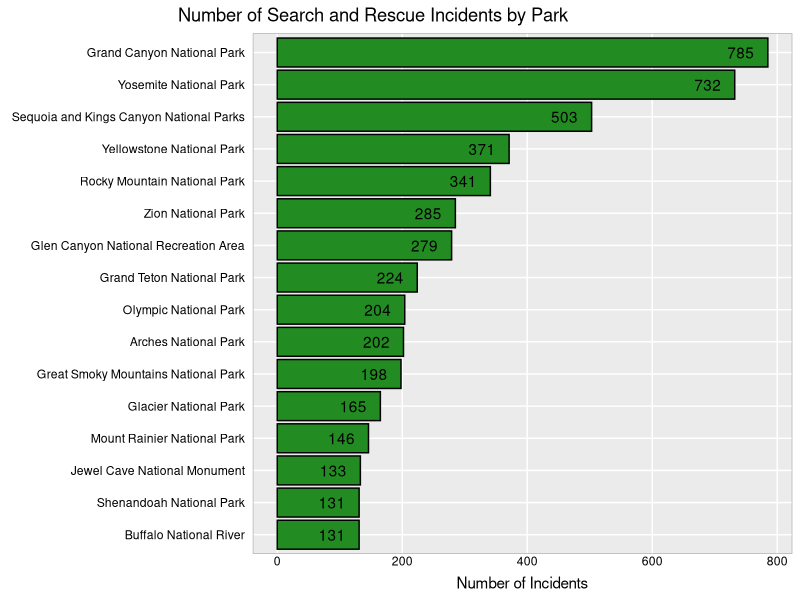

Write R code to recreate this figure. (Note: this script raises an error after producing the figure.)
## ---- chunk 1
#| include: false
library(tidyverse)
library(ggplot2)
## ---- chunk 2
#| echo: false
hw <- theme_gray()+ theme(
  plot.title=element_text(hjust=-0.5),
  plot.subtitle=element_text(hjust=0.5),
  plot.caption=element_text(hjust=-.5),
  
  strip.text.y = element_blank(),
  strip.background=element_rect(fill=rgb(.9,.95,1),
                                colour=gray(.5), linewidth =.2),
  
  panel.border=element_rect(fill=FALSE,colour=gray(.70)),
  panel.grid.minor.y = element_blank(),
  panel.grid.minor.x = element_blank(),
  panel.spacing.x = unit(0.10,"cm"),
  panel.spacing.y = unit(0.05,"cm"),
  
  # axis.ticks.y= element_blank()
  axis.ticks=element_blank(),
  axis.text=element_text(colour="black"),
  axis.text.y=element_text(margin=margin(0,3,0,3)),
  axis.text.x=element_text(margin=margin(-1,0,3,0))
)

nps_sar = read.csv('NPmostSARincidents.csv')

ggplot(nps_sar, aes(x = reorder(NationalPark, NumberSARIncidents), y = NumberSARIncidents)) +
  geom_bar(stat = 'identity', fill = 'forestgreen', color = 'black') +
  geom_text(aes(label = NumberSARIncidents), vjust = 0.5, hjust = 1.5) +
  coord_flip() +
  labs(
    title = "Number of Search and Rescue Incidents by Park",
    x = NULL,
    y = "Number of Incidents") + hw
## ---- chunk 3
usa_tbl = map_data("state") %>% as_tibble()

# To ensure the NPS SAR data matches, change state column to lowercase.
nps_sar$State1 = tolower(nps_sar$State1)

# Group by state and add totals
library(dplyr)
sarbystate = nps_sar %>%
  group_by(State1) %>%
  summarize(
    TotalbyState = sum(NumberSARIncidents, na.rm = TRUE)) %>%
  arrange(desc(TotalbyState))

# Join the state map with the sar table
usamapsar = left_join(usa_tbl, sarbystate, by = c('region' = 'State1'))

# only get states with numbers
map1 = usamapsar%>% filter(!is.na(usamapsar$TotalbyState))

map2 = ggplot(usamapsar, aes( x = long, y =lat, group= group)) +
  geom_polygon(aes(fill = TotalbyState), color = 'black') + 
  scale_fill_gradient(name = '# of Incidents', low = 'yellow',
                      high = 'red', na.value = 'grey80') + 
  coord_map() +
  theme_minimal() +
  labs(title = "Top 16 States with Search and Rescue Incidents", x ='', y = '') + 
  theme(plot.title = element_text(size = 20))

map2
